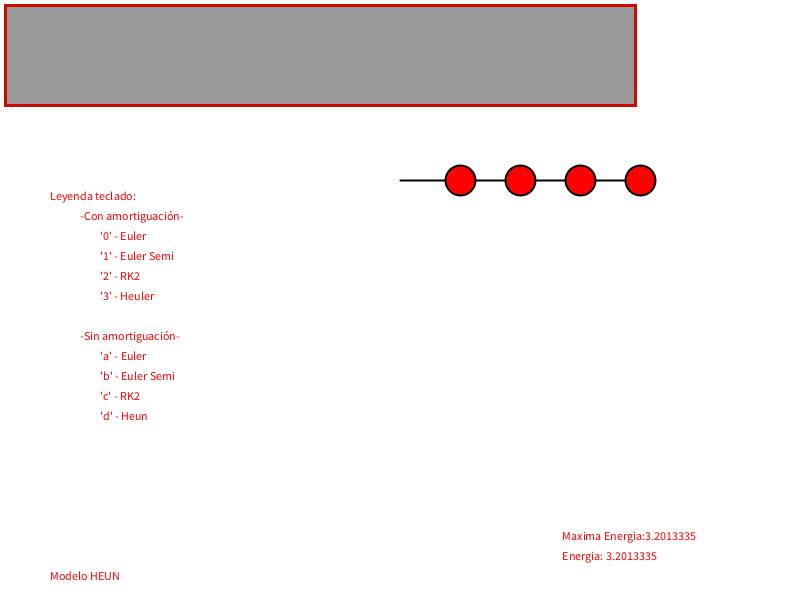
Frame 1 (no input)
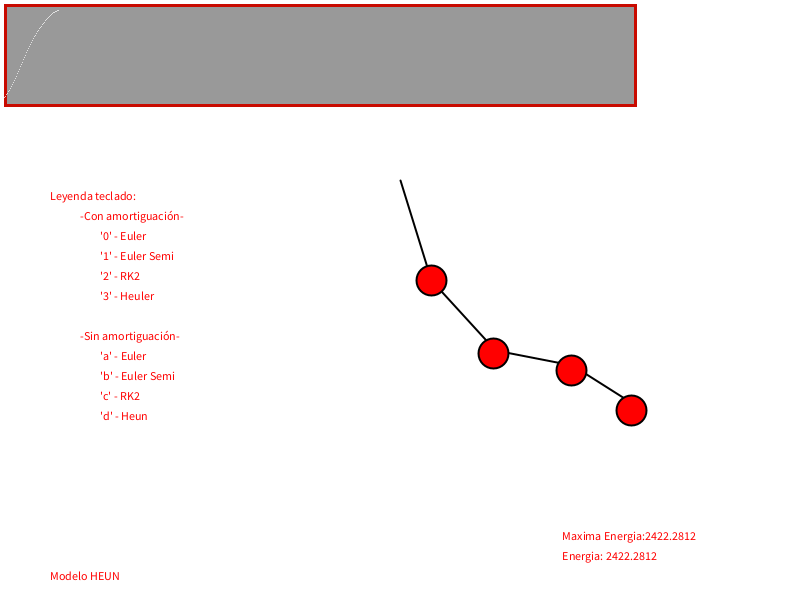
Frame 60 (the mouse pressed at the canvas centre just before this capture)
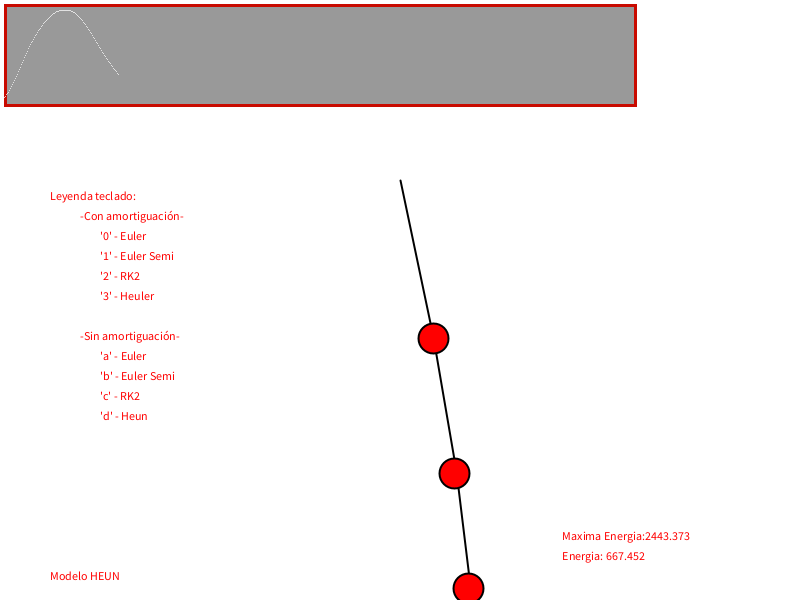
Frame 120 (the mouse held since frame 60 and released just before this capture)

The Processing sketch that drew these frames (run headless with seeded random() and noise(); from frame 60 on, the mouse is pressed at the canvas centre):

// Processing sketch: processing_150553
// ── processing_150553.pde


int modelo = 3;
int modeloAmort = 0;
boolean amort = true;
final int NMUELLES = 4;

Extremo[] vExtr = new Extremo[NMUELLES+1];
Muelle[] vMuelles = new Muelle[NMUELLES];
final int Tam_Vent_X = 630, Tam_Vent_Y = 100;
float[] vE = new float[Tam_Vent_X]; // Energia del sistema (t)
			
int lmuelle = 60; // Longitud del muelles						
int t = 0;
float maximo = 0;


void setup() {
  size(800, 600);
  // Create objects at starting location
  // Note third argument in Spring constructor is "rest length"
  
  //Inicializa las posiciones iniciales
  for (int i = 0; i < vExtr.length; i++) {
    vExtr[i] = new Extremo(width*0.5 + i*lmuelle, height*0.3);
  }
  //Establece los objetos muelle
  for (int i = 0; i < vMuelles.length; i++) {
    vMuelles[i] = new Muelle(vExtr[i], vExtr[i+1],lmuelle);
  }
}


void keyPressed(){ 
  
  if(key == '0'){ //EULER
     modelo = 0;
     modeloAmort = 0;
     amort = true;
     setup();
  }
     
  if(key == '1'){ //EULER_SEMI
     modelo = 1;
     modeloAmort = 0;
     amort = true;
     setup();
  }
  if(key == '2'){ //RK2
     modelo = 2;
     modeloAmort = 0;
     amort = true;
     setup();
  }
     
  if(key == '3'){ //HEUN
     modelo = 3;
     modeloAmort = 0;
     amort = true;
     setup();
  }
  
  //SIN AMORTIGUACIÓN
  if(key == 'a'){ //EULER
     modelo = 0;
     modeloAmort = 4;
     amort = false;
     setup();
  }
     
  if(key == 'b'){ //EULER_SEMI
     modelo = 1;
     modeloAmort = 5;
     amort = false;
     setup();
  }
  if(key == 'c'){ //RK2
     modelo = 2;
     modeloAmort = 6;
     amort = false;
     setup();
  }
     
  if(key == 'd'){ //HEUN
     modelo = 3;
     modeloAmort = 7;
     amort = false;
     setup();
  }
}



void draw() {
  background(255); 
  float Etotal = 0;
  float vSuma = 0;
  
  for (Muelle s : vMuelles) {
    s.update();
    s.display();
  }
 
  for (int i = 1; i < vExtr.length; i++){ //el extremo 1 es fijo, por ello i=1
    //Modificamos la variable que le pasamos al update() según queramos EULER, EULER_SEMI, HEUN o RK2. Dependerá de qué tecla presionemos
    vExtr[i].update(modelo);
    vExtr[i].display();
    vExtr[i].drag(mouseX, mouseY);
    
    //Recogemos la E.Cinetica de cada extremo
    Etotal += vExtr[i].Ecinetica;
    /*vSuma += vExtr[i].velocity.mag() * vExtr[i].velocity.mag();
    Etotal = (vSuma/2) * masa;*/
    
    if(maximo < Etotal)
       maximo = Etotal;
  }
  
  vE[t] = Etotal;
  text(" Maxima Energia:" + maximo , 560, 540);
  text(" Energia: " + vE[t], 560, 560);
  
  text("Leyenda teclado:", 50, 200);
  text("-Con amortiguación-", 80, 220);
  text("'0' - Euler", 100, 240);
  text("'1' - Euler Semi", 100, 260);
  text("'2' - RK2", 100, 280);
  text("'3' - Heuler", 100, 300);
  text("-Sin amortiguación-", 80, 340);
  text("'a' - Euler", 100, 360);
  text("'b' - Euler Semi", 100, 380);
  text("'c' - RK2", 100, 400);
  text("'d' - Heun", 100, 420);

  
  if(modelo == 0){
     if(modeloAmort == 4) 
        text("Modelo EULER (Sin amortiguación)", 50, 580);
     else
        text("Modelo EULER", 50, 580);
  }
  if(modelo == 1){
     if(modeloAmort == 5) 
        text("Modelo EULER_SEMI (Sin amortiguación)", 50, 580);
     else
        text("Modelo EULER_SEMI", 50, 580);
  }
  if(modelo == 2){
    if(modeloAmort == 6)
       text("Modelo RK2 (Sin amortiguación)", 50, 580); 
    else
       text("Modelo RK2", 50, 580);
  }
  if(modelo == 3){
    if(modeloAmort == 7)
        text("Modelo HEUN (Sin amortiguación)", 50, 580);
    else
        text("Modelo HEUN", 50, 580);
  }
  
  /*if(modeloAmort == 4) 
  text("Modelo EULER (Sin amortiguación)", 50, 580);
  if((modeloAmort == 5) && (modelo == 1))
  text("Modelo EULER_SEMI (Sin amortiguación)", 50, 580);
  if((modeloAmort == 6) && (modelo == 2))
  text("Modelo RK2 (Sin amortiguación)", 50, 580);
  if((modeloAmort == 7) && (modelo == 3))
  text("Modelo HEUN (Sin amortiguación)", 50, 580);*/
  
  
 //Sacar los puntos para hacer las gráficas:
   plot_func(t, 5, 5, Tam_Vent_X, Tam_Vent_Y);
   t = (t + 1)%Tam_Vent_X;
}

//Funciones del mouse para hacer el drag:
void mousePressed() {
  for (Extremo b : vExtr) {
    b.clicked(mouseX, mouseY);
  }
}

void mouseReleased() {
  for (Extremo b : vExtr) {
    b.stopDragging();
  }
}

void plot_func(int time, int cx, int cy, int rx, int ry)
{
  stroke(200, 10, 0);
  strokeWeight(3);
  fill(153);
  rect(cx, cy, rx, ry);
  stroke(200, 210, 0);
  
  
  strokeWeight(1);
  stroke(255);
 
  for(int i=0;i<time;i++)
   point (i, Tam_Vent_Y - (vE[i]/maximo)*Tam_Vent_Y*0.9) ;
  
 }

class Extremo { 
  PVector location;
  PVector velocity;
  PVector velocityMedia; //para RK2
  PVector velocityOld; //para Heun
  PVector acceleration; //Suma de tres aceleraciones
  float mass = 15, dt = 0.5;
  //Convergencia: Se demuestra que se reduce el error si los
  //incrementos de tiempo disminuyen.
  
  PVector gravity;
  float Ecinetica, Ep;
  
  // Arbitrary damping to simulate friction / drag 
  float damping;
  

  // For mouse interaction
  PVector dragOffset;
  boolean dragging = false;

  // Constructor
  Extremo(float x, float y) {
    location = new PVector(x,y);
    velocity = new PVector();
    velocityMedia = new PVector();
    velocityOld = new PVector();
    acceleration = new PVector();
    dragOffset = new PVector();
    gravity = new PVector(0, 9.8);
    
    if(amort==true)
     damping = 0.4;
    else
     damping = 0.0;
  } 

  // Métodos de integracion:: A completar por el alumn@
  void update(int mode) {
    applyForce(gravity);
    
    switch(mode)
    {
      //Caso0: Euler explicito. Primero cálculo de posicion y luego velocidad
      case 0:
      // R = R + V * d(t)
      location.x = location.x + velocity.x * dt;
      location.y = location.y + velocity.y * dt;
      
      // V = V + A * d(t)
      velocity.x = velocity.x + acceleration.x * dt;
      velocity.y = velocity.y + acceleration.y * dt;
      
      acceleration = new PVector(0,0); //Reseteamos las fuerzas a 0 para que no se acomulen las aceleraciones
      
      
      //Caso1: Euler semi-implicito. Primero cálculo de velocidad y luego posición
      case 1: 
      // V = V + A * d(t)
      velocity.x = velocity.x + acceleration.x * dt;
      velocity.y = velocity.y + acceleration.y * dt;
      
      // R = R + V * d(t)
      location.x = location.x + velocity.x * dt;
      location.y = location.y + velocity.y * dt;
      
      acceleration = new PVector(0,0);
      break;
      
      
      
      //Caso2: RK2. Derivada en pto medio
      case 2:
      /* f(pto medio) = f(xi, yi) + [f'(xi, yi)/2] * dt
         y(i+1) = yi + f(pto medio) * dt
      */  
      velocity.x = velocity.x + acceleration.x * dt;
      velocity.y = velocity.y + acceleration.y * dt;
      
      velocityMedia.x = velocity.x + (acceleration.x * dt) / 2.0;
      velocityMedia.y = velocity.y + (acceleration.y * dt) / 2.0;
      
      location.x = location.x + ((velocity.x+velocityMedia.x)/2.0) * dt;
      location.y = location.y + ((velocity.y+velocityMedia.y)/2.0) * dt;
      
      acceleration = new PVector(0,0);
      break;
      
      
      
      //Caso3: Heun. yº(i+1) = yi + f(xi, yi)*dt
      case 3:
      /*yº(i+1) = yi + Pendiente *dt
        Pendiente = [f(xi,yi) + f(xi+1. yi+1)] / 2
      */
      
      //PVector aux=acceleration;
      //aux.mult(dt);
      //velocity.add(acceleration*dt)
      velocity.x = ((velocityOld.x + velocity.x) / 2.0) + acceleration.x * dt;
      velocity.y = ((velocityOld.y + velocity.y) / 2.0) + acceleration.y * dt;
      
      location.x = location.x + velocity.x * dt;
      location.y = location.y + velocity.y * dt;
      
      velocityOld.x = velocity.x; //Guardamos la velocidad anterior
      velocityOld.y = velocity.y;
      
      acceleration = new PVector(0,0);
      break;
    
    }
    // Ec = 1/2 * (m * v * v)
    Ecinetica = (0.5) * mass * pow(velocity.mag(),2);
    
    
  }

  // Newton's law: F = M * A
  void applyForce(PVector force) { //Carga en la aceleracion, la aceleracion correspondiente a cada una de las fuerzas
    PVector f = force.get();
    f.div(mass); //Divide la fuerza entre la masa = a
    acceleration.add(f);
  }


  // Draw 
  void display() { 
    stroke(0);
    strokeWeight(2);
    fill(255,0,0);
    if (dragging) {
      fill(50);
    }
    ellipse(location.x,location.y,mass*2,mass*2);
  } 

  // The methods below are for mouse interaction

  // This checks to see if we clicked on the mover
  void clicked(int mx, int my) {
    float d = dist(mx,my,location.x,location.y);
    if (d < mass) {
      dragging = true;
      dragOffset.x = location.x-mx;
      dragOffset.y = location.y-my;
    }
  }

  void stopDragging() {
    dragging = false;
  }

  void drag(int mx, int my) {
    if (dragging) {
      location.x = mx + dragOffset.x;
      location.y = my + dragOffset.y;
    }
  }
}


class Muelle { 

  // Location (direccion = x1 - x0, y1 - y0)
  PVector anchor = new PVector();

  // Rest length and spring constant
  float len;
  float k = 0.52; //elongacion
  float mod;
  
  Extremo a;
  Extremo b;

  // Constructor
  Muelle(Extremo a_, Extremo b_, int l) {
    a = a_;
    b = b_;
    len = l; //Longitud de reposo
  } 

  // Calcular la fuerza del muelle: A completar por el alumn@
  void update() { 

    anchor = PVector.sub(b.location, a.location);
    mod = anchor.mag();
    anchor.normalize();
    
    /*
    Fuerza proporcional al desplazamiento (ley de Hooke) -sin amortiguación:
    ->Fk = ks*(Lactual − Lreposo)
    Fk = k * anchor * (mod - len);
    
    Modelos con amortiguación (damper):
    ->Fk_amort = Fk − kd*vmuelle
    */
     PVector FuerzaMuelleA=new PVector(0,0);
     PVector FuerzaMuelleB=new PVector(0,0);
     
     PVector Fk = PVector.mult(anchor, k * (mod - len));
     PVector Fk_amort = PVector.mult(a.velocity, a.damping);
     FuerzaMuelleA = PVector.sub(Fk, Fk_amort);
     //FuerzaMuelleA = PVector.mult(anchor, k * (mod - len)) - PVector.mult(a.damping, a.velocity);
   
     PVector FkB = PVector.mult(anchor, (-k) * (mod - len));
     PVector Fk_amortB = PVector.mult(b.velocity, b.damping);
     FuerzaMuelleB = PVector.sub(FkB, Fk_amortB);
     //FuerzaMuelleB = PVector.mult(anchor, (-k) * (mod - len)) - PVector.mult(a.damping, a.velocity);
    
     a.applyForce(FuerzaMuelleA);
     b.applyForce(FuerzaMuelleB);
    
    
  }


  void display() {
    strokeWeight(2);
    stroke(0);
    line(a.location.x, a.location.y, b.location.x, b.location.y);
  }
}
